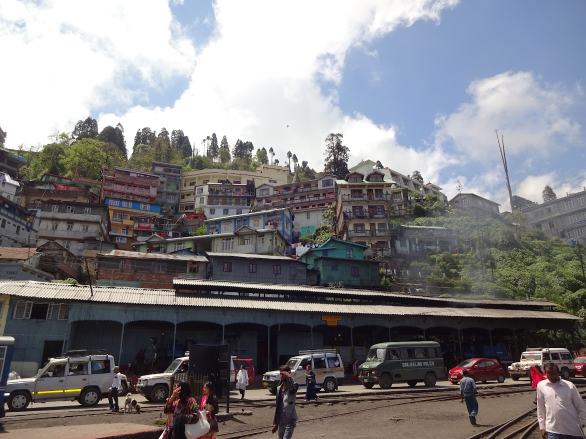
#> input picture Impathon image.JPG, 1171 x 878 px, found by its file name (shown at 1/2 size)
$ python 'grayscale adaptive sharpening.py'
#> lines starting #> are read from the running program, lines starting #| are printed output that depends on the picture; after the words box and inside, x2 and y2 are one past the last pixel; in counts of white or black regions, pixels touching at a corner belong together
import cv2
import numpy as np

# Load the image
img = cv2.imread(r'D:\parth\personal\SRM\SEM 4\DIP\Impathon\Impathon image.jpg')
#> img is the input picture: shape (878, 1171, 3); mean B, G, R 130.9, 127.7, 128.9

# Convert to grayscale
gray = cv2.cvtColor(img, cv2.COLOR_BGR2GRAY)
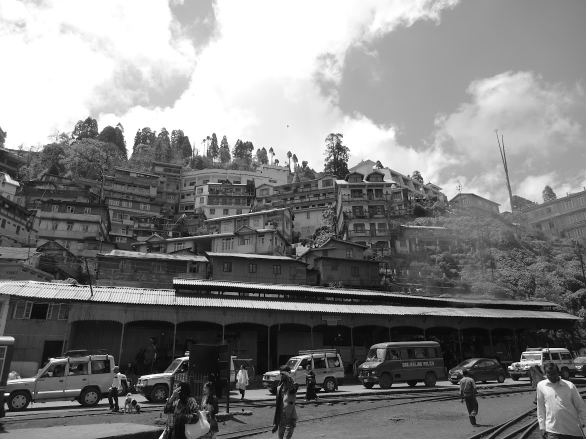
#> gray: shape (878, 1171) (shown at 1/2 size); min 0, max 255, mean 128.4

# Apply Gaussian blur
blurred = cv2.GaussianBlur(gray, (3, 3), 0)

# Edge detection
edges = cv2.Canny(blurred, 300, 600)
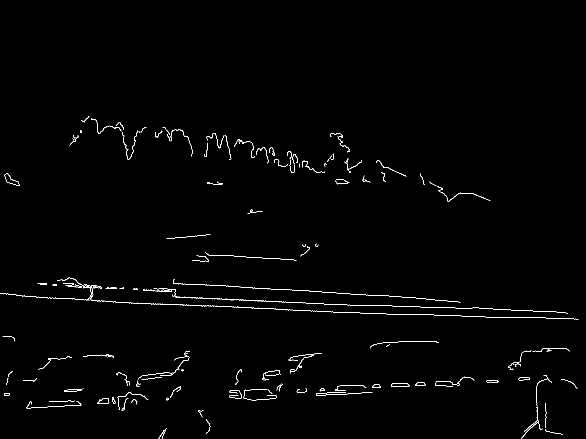
#> edges: shape (878, 1171) (shown at 1/2 size); 0.94% white in thin lines or dots, all inside (x1, y1, x2, y2) = (0, 233, 1157, 878)

# Dilate the edge mask to make the sharpening effect a bit broader on the edges
kernel = np.ones((3,3), np.uint8)
edges_dilated = cv2.dilate(edges, kernel, iterations=1)
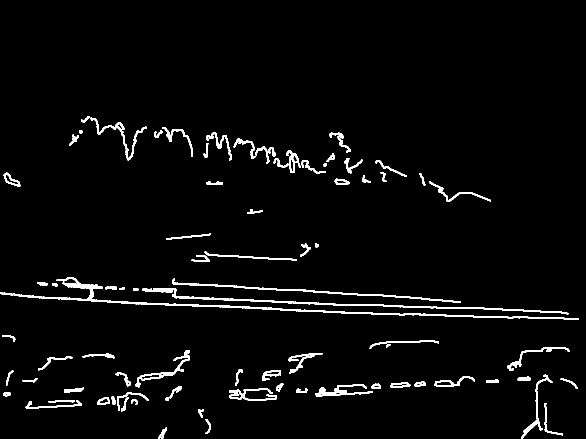
#> edges_dilated: shape (878, 1171) (shown at 1/2 size); 3% white; 84 white regions, largest, box (x1, y1, x2, y2) and area: (0, 554, 1158, 640) 4951, (285, 576, 1137, 629) 3154, (345, 557, 922, 606) 1920

# Create the sharpening kernel
sharpening_kernel = np.array([[-1,-1,-1],
                              [-1, 9,-1],
                              [-1,-1,-1]])

# Sharpen the image using the sharpening kernel
sharpened = cv2.filter2D(gray, -1, sharpening_kernel)
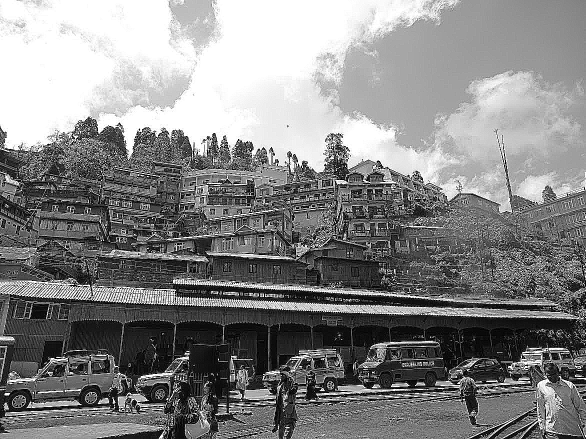
#> sharpened: shape (878, 1171) (shown at 1/2 size); min 0, max 255, mean 132.8

# Convert edges to a binary mask
mask = edges_dilated > 0

# Create a final image that applies the sharpened image only over the edges
final = gray.copy()
final[mask] = sharpened[mask]
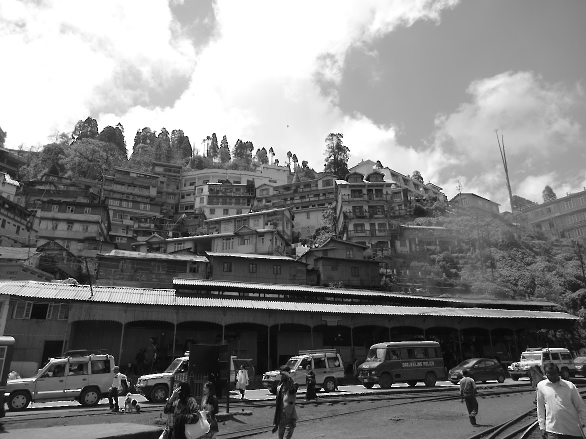
#> final: shape (878, 1171) (shown at 1/2 size); 2.96% of pixels changed, all inside (x1, y1, x2, y2) = (0, 232, 1158, 878)

# Save or display the final image
cv2.imwrite(r'D:\parth\personal\SRM\SEM 4\DIP\Impathon\bw_sharpened_image.JPG', final)
# If you want to display the image, uncomment the lines below
cv2.imshow('Sharpened Image', final)
cv2.waitKey(0)
cv2.destroyAllWindows()
